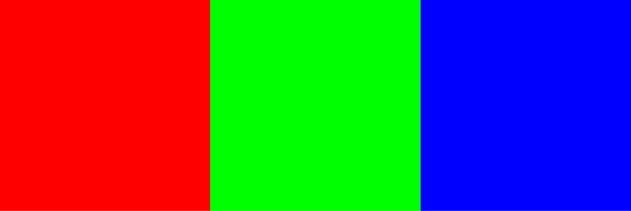
#> input picture img/1.jpg, 631 x 211 px, shrunk from 1250 x 417 before the run; its folder holds 4 pictures in this run
$ python translation1.2.py
#> lines starting #> are read from the running program, lines starting #| are printed output that depends on the picture; after the words box and inside, x2 and y2 are one past the last pixel; in counts of white or black regions, pixels touching at a corner belong together

from PIL import Image
import sys
import glob

files = glob.glob("img/*.jpg")
count = 0

for i in files:
    im = Image.open(i)
#> im is the input picture: PIL image 631x211 RGB; mean R, G, B 84.8, 85.1, 85.2
    pixdata = im.load()

    count += 1
    strCount = str(count)

    for y in xrange(im.size[1]):
        for x in xrange(im.size[0]):
            if 200 < pixdata[x, y][0] or 200 < pixdata[x, y][1] or 200 < pixdata[x, y][2]:
                pixdata[x, y] = (0, 0, 0)
            else:
                pixdata[x, y] = (255, 255, 255)

    for y in xrange(1, im.size[1]-1):
        for x in xrange(1, im.size[0]-1):
            if pixdata[x, y] == (0,0,0) and (pixdata[x + 1, y] == (255, 255, 255) or pixdata[x + 1, y + 1] == (255, 255, 255) or pixdata[x, y + 1] == (255, 255, 255)):
                pixdata[x, y] = (0, 0, 0)
            else:
                pixdata[x, y] = (255, 255, 255)

    im.convert('RGB')
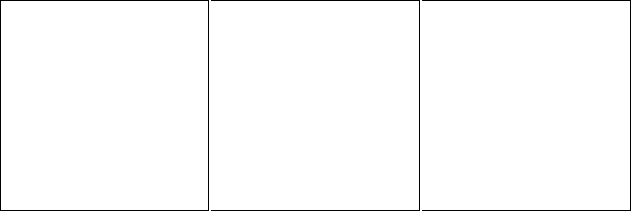
#> im: PIL image 631x211 RGB; 98.4% white; black in thin lines or dots
    im.save('out/translation1.2/' + strCount + '.3.jpg', "JPEG")
#> pass 2 of the loop `for i in files:`:
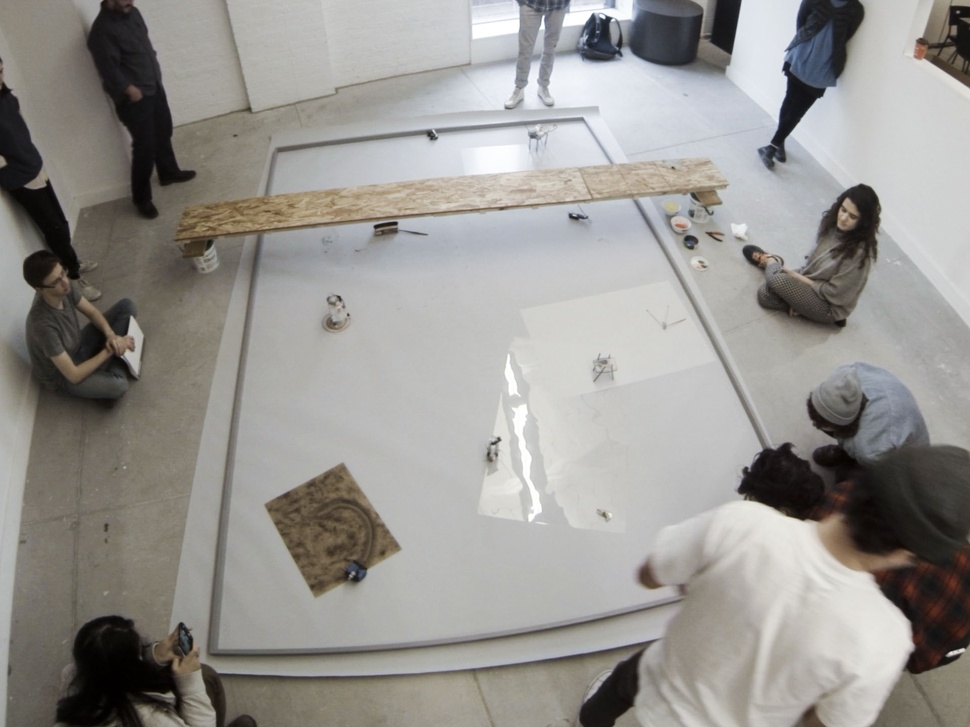
#> input picture img/10.jpg, 970 x 727 px, shrunk from 1920 x 1440 before the run
#> im is the input picture: PIL image 970x727 RGB; mean R, G, B 151, 148.8, 145
#> `im.convert('RGB')`:
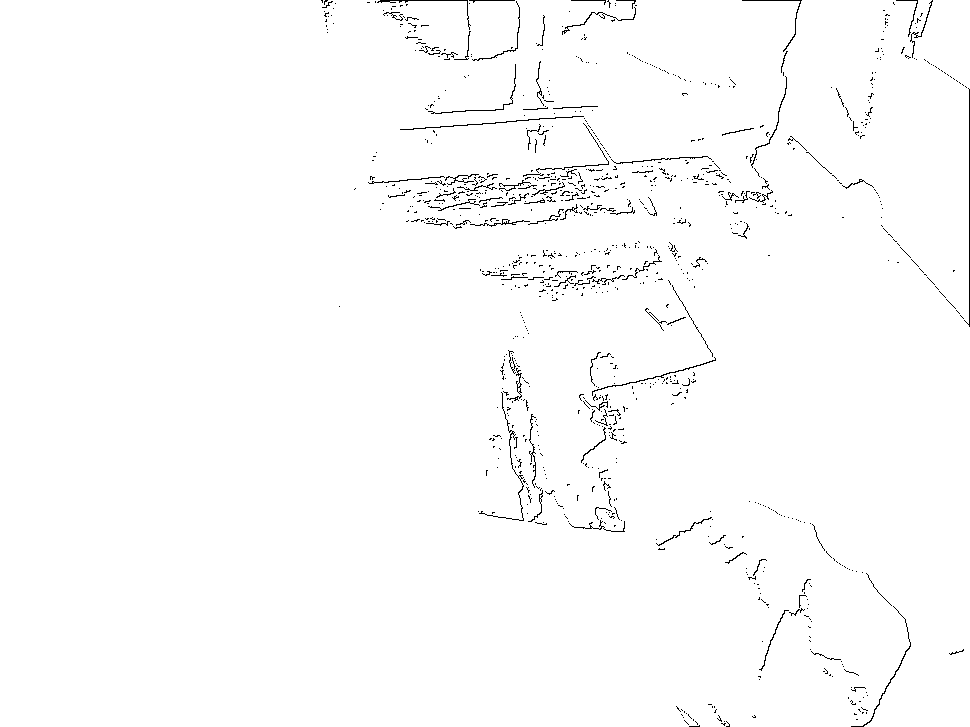
#> im: PIL image 970x727 RGB; 98.7% white; black in thin lines or dots, all inside (x1, y1, x2, y2) = (321, 0, 970, 727)
#> pass 3 of the loop `for i in files:`:
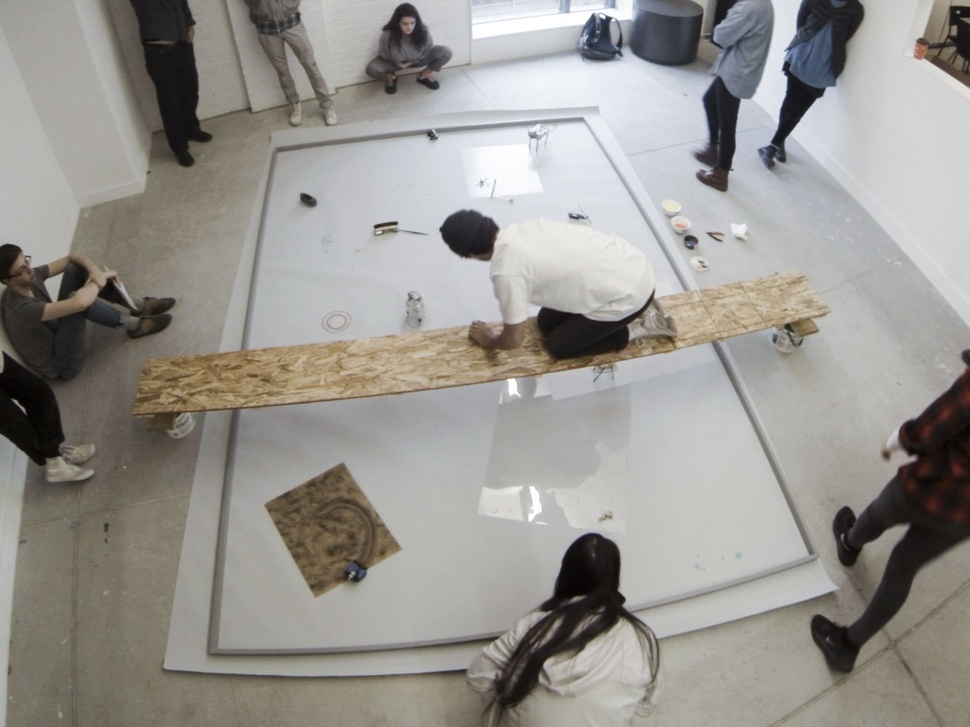
#> input picture img/11.jpg, 970 x 727 px, shrunk from 1920 x 1440 before the run
#> im is the input picture: PIL image 970x727 RGB; mean R, G, B 151.8, 149.2, 144.3
#> `im.convert('RGB')`:
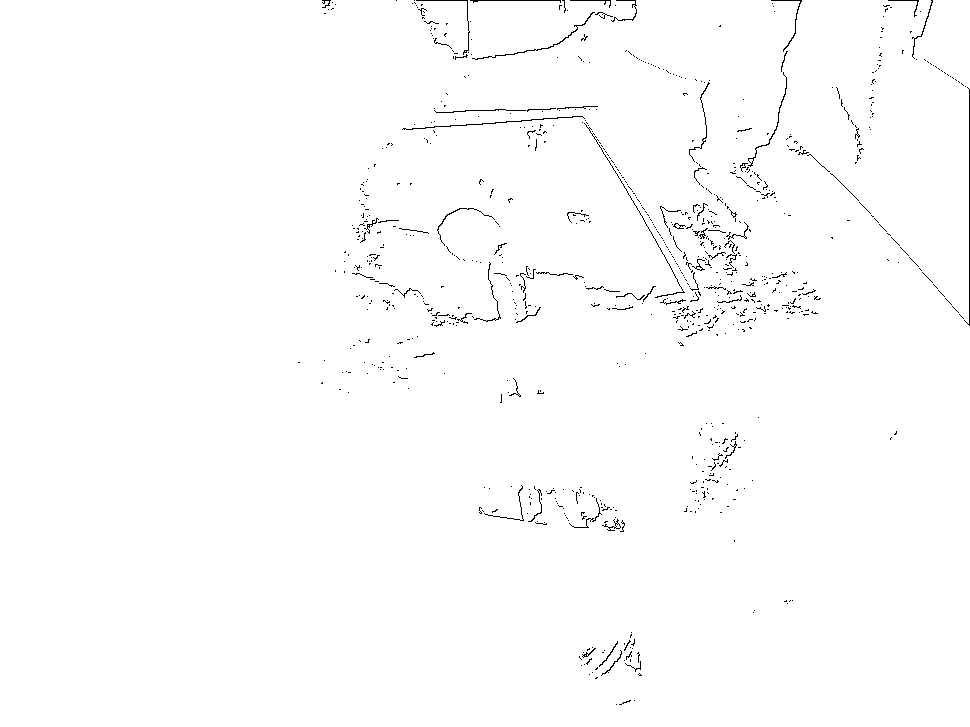
#> im: PIL image 970x727 RGB; 99% white; black in thin lines or dots, all inside (x1, y1, x2, y2) = (298, 0, 970, 705)
#> the loop made 4 passes; the first 3 are shown
